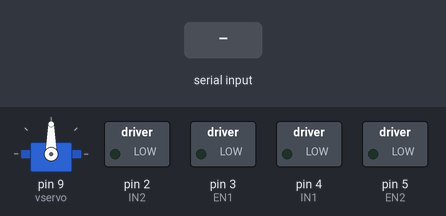
Bench run of a sketch on a simulated Arduino Mega 2560, built with avr-gcc and run on an emulated ATmega2560. Parts: servo, switched loads named in the sketch (green lamp = pin HIGH). The inputs (shaded band) are chosen by the test bench.

Above: at 1.2 s.
1.3 s: "U" received over the second serial link
At 2.4 s:
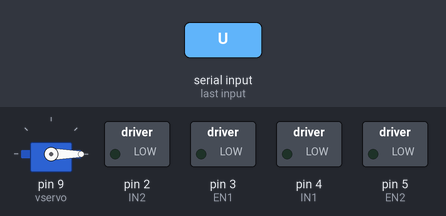
2.8 s: "W" received over the second serial link
At 3.5 s:
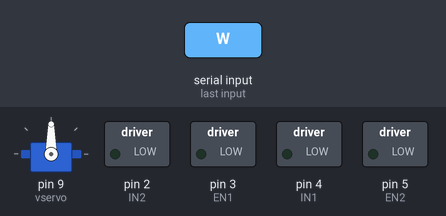
Timing chart, 0 to 5.8 s (numbered marks = the images above; inputs shaded):
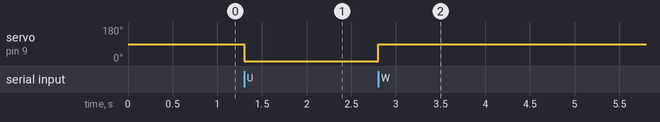

Measured:
- after the input at 1.3 s, servo on pin 9 (vservo): 90° → 0° at once
- after the input at 2.8 s, servo on pin 9 (vservo): 0° → 90° at once

The sketch:

_16_FEBRALIA2015.ino
```cpp
#include <SoftwareSerial.h> // Подключаем библиотеку для работы
#include <Servo.h>   // Подключаем библиотеку для сервоприводов
#include <AFMotor.h> // Подключаем библиотеку для управления двигателям

int val;
int IN1 = 4;
int IN2 = 2;
int EN1 = 3;
int EN2 = 5;
int LED = 13;

//Создаем объекты для двигателей
AF_DCMotor motor1(1); //канал М1 на Motor Shield — левый

const int TX_BT = 51;
const int RX_BT = 50;
SoftwareSerial BTSerial(51, 50); // RX, TX
// Создаем объект для сервопривода
Servo vservo;

// Создаем переменную для команд Bluetooth
char vcmd;
// Создаем переменные для запоминания скорости двигателей
int vspdL, vspdR;
/* Создаем переменную, на значение которой будет уменьшаться скорость при плавных поворотах.
Текущая скорость должна быть больше этого значения. В противном случае двигатели со стороны направления поворота просто не будут вращаться */
int vspd = 200;

 void setup() {
 BTSerial.begin(9600); //открывает последовательный порт, устанавливает скорость 9600 бит/c
   // Выбираем пин к которому подключен сервопривод
  vservo.attach(9); // или 10, если воткнули в крайний разъём
  // Поворачиваем сервопривод в положение 90 градусов при каждом включении
  vservo.write(90);

  pinMode(IN1, OUTPUT);
  pinMode(IN2, OUTPUT);
  pinMode(EN1, OUTPUT);
  pinMode(EN2, OUTPUT);

  }


void loop() {


// Если есть данные
if (BTSerial.available())
{
// Читаем команды и заносим их в переменную. char преобразует код символа команды в символ
vcmd = (char)BTSerial.read();
// Отправляем команду в порт, чтобы можно было их проверить в «Мониторе порта»
Serial.println(vcmd);
// Вперед
if (vcmd == 'W') { // "W"- ПЕРЕДНИЕ ФОНАРИ , У НАС РУКА РАЗЖИМАЕТ
vFRONT();
}
}
if (vcmd == 'U') { //"U"- ЗАХВАТ
vBACK();
}
}
void vFRONT() {
  vservo.write(90); // Поворот сервы на угол 90 градусов
 }
 void vBACK() {
  vservo.write(0); // Поворот сервы на угол 0 градусов

  }
```
